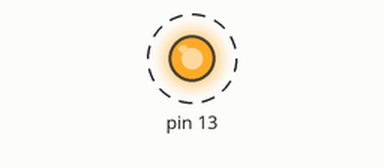
Simulated run of this sketch. Board: Arduino Uno, built with avr-gcc and run on an emulated ATmega328P. Parts: output pins drawn as LEDs (lit = HIGH). Dashed ring = blinking.

Above: at 0.05 s.
Timing chart, 0 to 3.0 s (numbered marks = the images above):
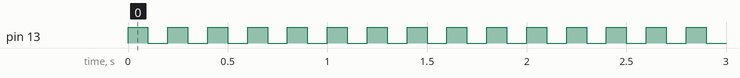

The sketch:

ProgramacaoPorRegs.ino
```cpp
/*

          O objetivo deste código é introduzir a programação do Arduíno, ou ATMega328P, por registradores, da mesma forma que é feito no Atmel Studio. Por ser um software mais
    leve, gratuito e open source, o Arduino IDE pode-sse tornar uma melhor opção para a programação deste microcontroladores.
          Este código não apresentará a função void loop, pois o objetivo é tentar igualar o máximo possível o uso do Arduíno IDE com uma IDE padrão de microcontrolador.

*/

void setup() {

    DDRB |= (1 << 5);                   // Configura o bit 5 do PORTB como saída digital
    PORTB &= ~(1 << 5);                 // Inicia o bit 5 do portb em Low

    while(1){

        PORTB |= (1 << 5);
        delay(100);
        PORTB &= ~(1 << 5);
        delay(100);
    }
} // end void setup


/*
 *
          A experessão:

          DDRB |= (1 << 5), é igual à:

          DDRB = DDRB | (1 << 5), e (1 << 5) é igual à:

          (1 << 5) = 0b10000 = deslocar o bit 1 5 vezes para esquerda

          Assim, a expressão, que é denominada como técnica de bitwise, tem a função de fazer a lógica OR entre o bit 5 de DDRB e o bit 1, acionando a penas o bit 5 de DDRB.


          Analaogamente, a expressão:

          PORTB &= ~(1 << 5), é igual à:

          PORTB = PORTB & ~(1 << 5), e ~(1 << 5) = ~(0b10000) = 0b00000 = inverso do bit 1 deslocado 5 vezes para esquerda, que é igual ao bit 0 deslocado 5 vezes a esquerda

          Assim, essa expressão tem a função de fazer a lógica AND entre o bit 5 do PORTB e o bit 1 invertido, logo 0, que faz com que o bit 5 do PORTB seja limpo.

          A técnica utilizada, chamada bitwise, é amplamente utilizada nos microcontroladores AVR por aconselhamento de seu próprio datasheet. Essa técnica pararece vir da
          programação em Assembly, que utiliza as operações binárias na manipulação de bits e registradores.

*/
```

Measured:
- by itself, pin 13: alternates HIGH for 0.10 s and LOW for 0.10 s
